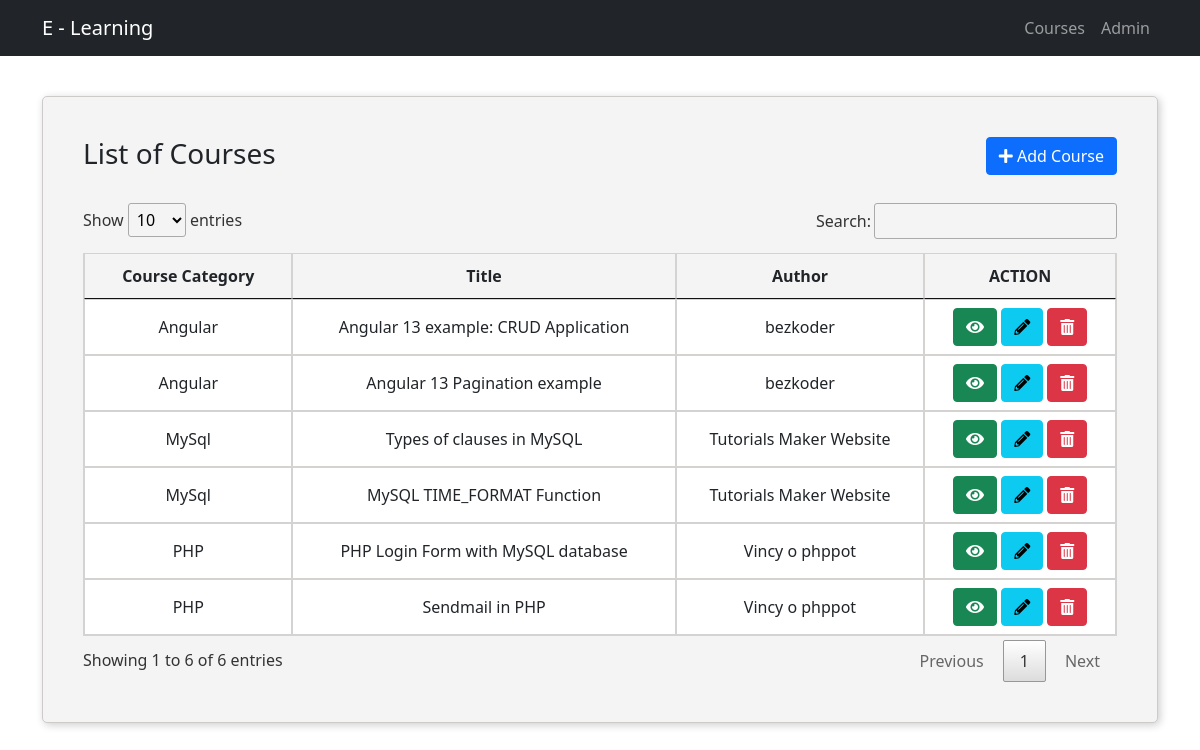
The page /views/admin.php on the database its author committed.
### tables this page shows
CREATE TABLE `courses` (
  `id` int(11) NOT NULL,
  `type` varchar(255) NOT NULL,
  `title` varchar(255) NOT NULL,
  `author` varchar(255) NOT NULL,
  `content` text NOT NULL,
  `created` datetime NOT NULL
);

### config/dbconfig.php (called while the page is built, shortened)
<?php
class DB {
	private $DB_HOST = 'localhost';
	private $DB_USERNAME = 'root';
	private $DB_PASSWORD = '';
	private $DB_NAME = 'e_learning';
	private function connect()
	{
		try{
			$this->DB_con = new PDO("mysql:host={$this->DB_HOST};dbname={$this->DB_NAME}",$this->DB_USERNAME,$this->DB_PASSWORD);
		}
		catch(PDOException $e){
			die('Failed to connect to DB: '.$e->getMessage());
		}
	}
}

### model/publicModels.php (called while the page is built, shortened)
<?php
    include '../config/dbconfig.php';
    class Course_Model extends DB {
        protected $_table = 'courses';
        public function getAll() {
            try {
                $sql = "SELECT * FROM $this->_table";
                $stmt = $this->DB_con->prepare($sql);
                $stmt->execute();
                return $result = $stmt->fetchAll(PDO::FETCH_OBJ);
            } catch (PDOException $ex) {
                throw new Exception("DB Error: ".$ex->getMessage());
            }
            return $result;
        }
    }
?>

### views/admin.php (the view, shortened to what this page needs)
<?php
include 'header.php';
$courseList = $course->getAll();
?>
<div class="container">
  <form>
    <div class="form-box">
      <div class="row">
        <div class="col-md-6"><h3>List of Courses</h3></div>
        <div class="col-md-6">
          <button type="button" class="btn btn-primary float-end" data-bs-toggle="modal" data-bs-target="#addCourse">
            <i class="fas fa-plus"></i> Add Course
          </button>
        </div>
      </div>
    <br>
      <div class="row">
      <div class="col-md-12">
      <table id="myTable" class="table table-bordered">
          <thead>
              <tr>
                <th scope="col">Course Category</th>
                <th scope="col">Title</th>
                <th scope="col">Author</th>
                <th scope="col">ACTION</th>
              </tr>
          </thead>
          <tbody>
          <?php if(!empty($courseList)): foreach($courseList as $key => $courseListing): ?>
                <tr>
                    <td><?php echo ($courseListing->type) ?? null; ?></td>
                    <td><?php echo ($courseListing->title) ?? null; ?></td>
                    <td><?php echo ($courseListing->author) ?? null; ?></td>
                    <td>
                        <button type="button" class="btn btn-success btn-eye" data-tooltip="tooltip" data-placement="top" title="View" data-bs-toggle="modal" data-bs-target="#view-course<?php echo ($courseListing->id) ?? null; ?>"><i class="fas fa-eye"></i></button>
                        <button type="button" class="btn btn-info btn-pencil" data-tooltip="tooltip" data-placement="top" title="Edit" data-bs-toggle="modal" data-bs-target="#update-course<?php echo ($courseListing->id) ?? null; ?>"><i class="fas fa-pencil-alt"></i></button>
                        <button type="submit" class="btn btn-danger btn-delete" id="btnDelete<?php echo ($courseListing->id) ?? null; ?>" value="<?php echo ($courseListing->id) ?? null; ?>" data-tooltip="tooltip" data-placement="top" title="Delete"><i class="fas fa-trash-alt"></i></button>
                    </td>
                </tr>
                <?php endforeach; endif; ?>
          </tbody>
      </table>
      </div>
      </div>
    </div>
  </form>
</div>
<?php
include 'footer.php';
?>

### views/header.php (shortened to what this page needs)
<?php
  include '../model/publicModels.php';
  $course = new Course_Model();
?>
<!DOCTYPE html>
<html lang="en">
<head>
    <link rel="stylesheet" href="../assets/css/bootstrap.min.css">
    <link rel="stylesheet" href="../assets/css/jquery.dataTables.min.css">
    <link rel="stylesheet" href="../assets/css/fontawesome.css">
    <link rel="stylesheet" href="../assets/css/styles.css">
</head>
    <body>
    <nav class="navbar navbar-expand-xl navbar-dark bg-dark" aria-label="Sixth navbar example">
        <div class="container">
            <a class="navbar-brand" href="index.php">E - Learning</a>
            <div class="collapse navbar-collapse justify-content-end" id="navbarsExample06">
                <div>
                    <ul class="navbar-nav me-auto mb-2 mb-xl-0">
                        <li class="nav-item">
                            <a class="nav-link " aria-current="page" href="index.php">Courses</a>
                        </li>
                        <li class="nav-item">
                            <a class="nav-link " aria-current="page" href="admin.php">Admin</a>
                        </li>
                    </ul>
                </div>
            </div>
        </div>
    </nav>

### views/footer.php (shortened to what this page needs)
    </body>
</html>

### assets/css/styles.css (style rules this page uses)
.form-box { margin-top: 40px; border: 1px solid #cecaca; padding: 40px; border-radius: 5px; background-color: #f4f4f4; box-shadow: 2px 2px 8px 0 rgb(0 0 0 / 20%); }
#myTable thead tr th { text-align: center; }
#myTable tbody tr td { text-align: center; vertical-align: middle; }
table.dataTable.no-footer { border: 1px solid #d5d2d2; }
table.dataTable tbody th, table.dataTable tbody td { border: 1px solid #d5d2d2; }
.nav-link { color: #212529; font-weight: 500; }

### rows shown on the page
courses: type "PHP", title "PHP Login Form with MySQL database", author "Vincy o phppot", $courseListing->id 5 (drawn)
courses: type "PHP", title "Sendmail in PHP", author "Vincy o phppot", $courseListing->id 9 (drawn)
courses: type "MySql", title "Types of clauses in MySQL", author "Tutorials Maker Website", $courseListing->id 10 (drawn)
courses: type "MySql", title "MySQL TIME_FORMAT Function", author "Tutorials Maker Website", $courseListing->id 11 (drawn)
courses: type "Angular", title "Angular 13 example: CRUD Application", author "bezkoder", $courseListing->id 12 (drawn)
courses: type "Angular", title "Angular 13 Pagination example", author "bezkoder", $courseListing->id 13 (drawn)
